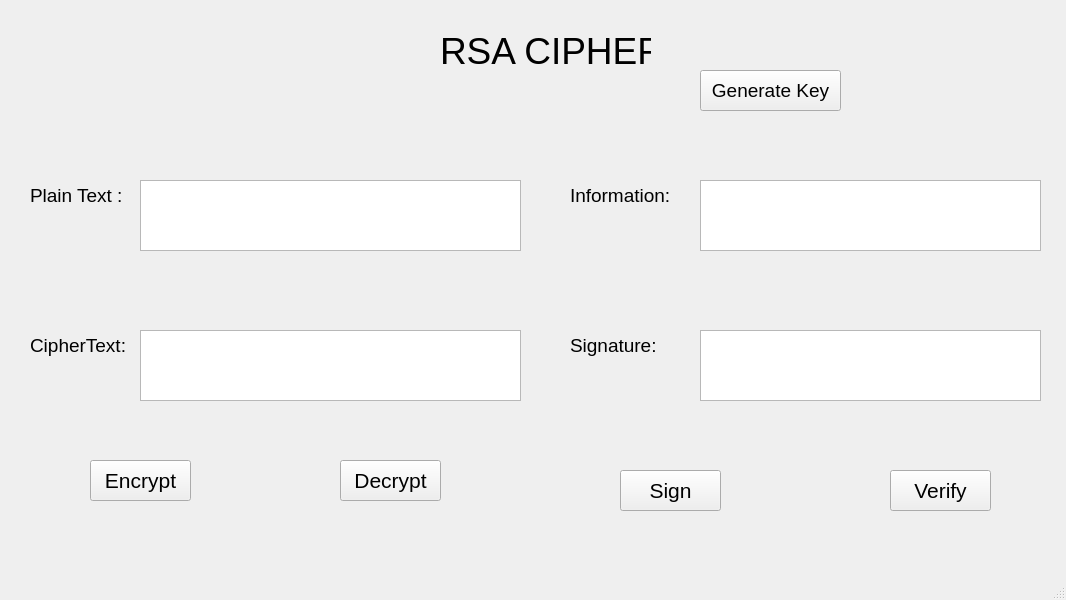
<?xml version="1.0" encoding="UTF-8"?>
<ui version="4.0">
 <class>MainWindow</class>
 <widget class="QMainWindow" name="MainWindow">
  <property name="geometry">
   <rect>
    <x>0</x>
    <y>0</y>
    <width>1066</width>
    <height>600</height>
   </rect>
  </property>
  <property name="windowTitle">
   <string>MainWindow</string>
  </property>
  <widget class="QWidget" name="centralwidget">
   <widget class="QLabel" name="label">
    <property name="geometry">
     <rect>
      <x>440</x>
      <y>20</y>
      <width>211</width>
      <height>61</height>
     </rect>
    </property>
    <property name="font">
     <font>
      <pointsize>28</pointsize>
     </font>
    </property>
    <property name="text">
     <string>RSA CIPHER</string>
    </property>
   </widget>
   <widget class="QPushButton" name="btn_gen_keys">
    <property name="geometry">
     <rect>
      <x>700</x>
      <y>70</y>
      <width>141</width>
      <height>41</height>
     </rect>
    </property>
    <property name="font">
     <font>
      <pointsize>14</pointsize>
     </font>
    </property>
    <property name="text">
     <string>Generate Key</string>
    </property>
   </widget>
   <widget class="QLabel" name="label_2">
    <property name="geometry">
     <rect>
      <x>30</x>
      <y>180</y>
      <width>101</width>
      <height>31</height>
     </rect>
    </property>
    <property name="font">
     <font>
      <pointsize>14</pointsize>
     </font>
    </property>
    <property name="text">
     <string>Plain Text :</string>
    </property>
   </widget>
   <widget class="QTextEdit" name="txt_plain_text">
    <property name="geometry">
     <rect>
      <x>140</x>
      <y>180</y>
      <width>381</width>
      <height>71</height>
     </rect>
    </property>
   </widget>
   <widget class="QLabel" name="label_3">
    <property name="geometry">
     <rect>
      <x>30</x>
      <y>330</y>
      <width>101</width>
      <height>31</height>
     </rect>
    </property>
    <property name="font">
     <font>
      <pointsize>14</pointsize>
     </font>
    </property>
    <property name="text">
     <string>CipherText:</string>
    </property>
   </widget>
   <widget class="QTextEdit" name="txt_cipher_text">
    <property name="geometry">
     <rect>
      <x>140</x>
      <y>330</y>
      <width>381</width>
      <height>71</height>
     </rect>
    </property>
   </widget>
   <widget class="QLabel" name="label_4">
    <property name="geometry">
     <rect>
      <x>570</x>
      <y>330</y>
      <width>101</width>
      <height>31</height>
     </rect>
    </property>
    <property name="font">
     <font>
      <pointsize>14</pointsize>
     </font>
    </property>
    <property name="text">
     <string>Signature:</string>
    </property>
   </widget>
   <widget class="QLabel" name="label_6">
    <property name="geometry">
     <rect>
      <x>570</x>
      <y>180</y>
      <width>111</width>
      <height>31</height>
     </rect>
    </property>
    <property name="font">
     <font>
      <pointsize>14</pointsize>
     </font>
    </property>
    <property name="text">
     <string>Information:</string>
    </property>
   </widget>
   <widget class="QTextEdit" name="txt_info">
    <property name="geometry">
     <rect>
      <x>700</x>
      <y>180</y>
      <width>341</width>
      <height>71</height>
     </rect>
    </property>
   </widget>
   <widget class="QTextEdit" name="txt_sign">
    <property name="geometry">
     <rect>
      <x>700</x>
      <y>330</y>
      <width>341</width>
      <height>71</height>
     </rect>
    </property>
   </widget>
   <widget class="QPushButton" name="btn_encrypt">
    <property name="geometry">
     <rect>
      <x>90</x>
      <y>460</y>
      <width>101</width>
      <height>41</height>
     </rect>
    </property>
    <property name="font">
     <font>
      <pointsize>16</pointsize>
     </font>
    </property>
    <property name="text">
     <string>Encrypt</string>
    </property>
   </widget>
   <widget class="QPushButton" name="btn_decrypt">
    <property name="geometry">
     <rect>
      <x>340</x>
      <y>460</y>
      <width>101</width>
      <height>41</height>
     </rect>
    </property>
    <property name="font">
     <font>
      <pointsize>16</pointsize>
     </font>
    </property>
    <property name="text">
     <string>Decrypt</string>
    </property>
   </widget>
   <widget class="QPushButton" name="btn_sign">
    <property name="geometry">
     <rect>
      <x>620</x>
      <y>470</y>
      <width>101</width>
      <height>41</height>
     </rect>
    </property>
    <property name="font">
     <font>
      <pointsize>16</pointsize>
     </font>
    </property>
    <property name="text">
     <string>Sign</string>
    </property>
   </widget>
   <widget class="QPushButton" name="btn_verify">
    <property name="geometry">
     <rect>
      <x>890</x>
      <y>470</y>
      <width>101</width>
      <height>41</height>
     </rect>
    </property>
    <property name="font">
     <font>
      <pointsize>16</pointsize>
     </font>
    </property>
    <property name="text">
     <string>Verify</string>
    </property>
   </widget>
  </widget>
  <widget class="QMenuBar" name="menubar">
   <property name="geometry">
    <rect>
     <x>0</x>
     <y>0</y>
     <width>1066</width>
     <height>21</height>
    </rect>
   </property>
  </widget>
  <widget class="QStatusBar" name="statusbar"/>
 </widget>
 <resources/>
 <connections/>
</ui>
